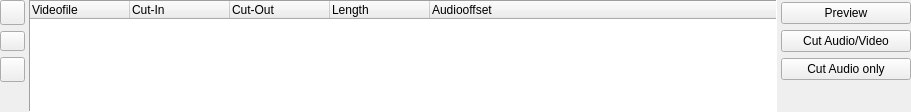
<ui version="4.0" >
 <author></author>
 <comment></comment>
 <exportmacro></exportmacro>
 <class>TTCutListWidget</class>
 <widget class="QWidget" name="TTCutListWidget" >
  <property name="geometry" >
   <rect>
    <x>0</x>
    <y>0</y>
    <width>911</width>
    <height>112</height>
   </rect>
  </property>
  <property name="minimumSize" >
   <size>
    <width>16</width>
    <height>104</height>
   </size>
  </property>
  <property name="windowTitle" >
   <string>Form</string>
  </property>
  <layout class="QGridLayout" >
   <property name="margin" >
    <number>0</number>
   </property>
   <property name="spacing" >
    <number>4</number>
   </property>
   <item rowspan="2" row="0" column="1" >
    <widget class="QTreeWidget" name="videoCutList" >
     <property name="minimumSize" >
      <size>
       <width>25</width>
       <height>20</height>
      </size>
     </property>
     <property name="mouseTracking" >
      <bool>false</bool>
     </property>
     <property name="focusPolicy" >
      <enum>Qt::ClickFocus</enum>
     </property>
     <property name="contextMenuPolicy" >
      <enum>Qt::CustomContextMenu</enum>
     </property>
     <property name="frameShape" >
      <enum>QFrame::Panel</enum>
     </property>
     <property name="rootIsDecorated" >
      <bool>false</bool>
     </property>
     <column>
      <property name="text" >
       <string>Videofile</string>
      </property>
     </column>
     <column>
      <property name="text" >
       <string>Cut-In</string>
      </property>
     </column>
     <column>
      <property name="text" >
       <string>Cut-Out</string>
      </property>
     </column>
     <column>
      <property name="text" >
       <string>Length</string>
      </property>
     </column>
     <column>
      <property name="text" >
       <string>Audiooffset</string>
      </property>
     </column>
    </widget>
   </item>
   <item row="0" column="2" >
    <layout class="QVBoxLayout" >
     <property name="margin" >
      <number>0</number>
     </property>
     <property name="spacing" >
      <number>4</number>
     </property>
     <item>
      <widget class="QPushButton" name="pbPreview" >
       <property name="minimumSize" >
        <size>
         <width>130</width>
         <height>0</height>
        </size>
       </property>
       <property name="text" >
        <string>Preview</string>
       </property>
       <property name="icon" >
        <iconset resource="cutlistwidget.qrc" >:/pixmaps/pixmaps/preview_18.xpm</iconset>
       </property>
      </widget>
     </item>
     <item>
      <widget class="QPushButton" name="pbCutAudioVideo" >
       <property name="minimumSize" >
        <size>
         <width>130</width>
         <height>0</height>
        </size>
       </property>
       <property name="text" >
        <string>Cut Audio/Video</string>
       </property>
       <property name="icon" >
        <iconset resource="cutlistwidget.qrc" >:/pixmaps/pixmaps/cutav_18.xpm</iconset>
       </property>
      </widget>
     </item>
     <item>
      <widget class="QPushButton" name="pbCutAudio" >
       <property name="minimumSize" >
        <size>
         <width>130</width>
         <height>0</height>
        </size>
       </property>
       <property name="text" >
        <string>Cut Audio only</string>
       </property>
       <property name="icon" >
        <iconset resource="cutlistwidget.qrc" >:/pixmaps/pixmaps/cutaudio_18.xpm</iconset>
       </property>
      </widget>
     </item>
    </layout>
   </item>
   <item row="0" column="0" >
    <layout class="QVBoxLayout" >
     <property name="margin" >
      <number>0</number>
     </property>
     <property name="spacing" >
      <number>6</number>
     </property>
     <item>
      <widget class="QPushButton" name="pbEntryUp" >
       <property name="sizePolicy" >
        <sizepolicy>
         <hsizetype>0</hsizetype>
         <vsizetype>0</vsizetype>
         <horstretch>0</horstretch>
         <verstretch>0</verstretch>
        </sizepolicy>
       </property>
       <property name="minimumSize" >
        <size>
         <width>25</width>
         <height>25</height>
        </size>
       </property>
       <property name="maximumSize" >
        <size>
         <width>25</width>
         <height>25</height>
        </size>
       </property>
       <property name="text" >
        <string/>
       </property>
       <property name="icon" >
        <iconset resource="cutlistwidget.qrc" >:/pixmaps/pixmaps/uparrow_18.xpm</iconset>
       </property>
      </widget>
     </item>
     <item>
      <widget class="QPushButton" name="pbEntryDelete" >
       <property name="sizePolicy" >
        <sizepolicy>
         <hsizetype>0</hsizetype>
         <vsizetype>0</vsizetype>
         <horstretch>0</horstretch>
         <verstretch>0</verstretch>
        </sizepolicy>
       </property>
       <property name="minimumSize" >
        <size>
         <width>25</width>
         <height>20</height>
        </size>
       </property>
       <property name="maximumSize" >
        <size>
         <width>25</width>
         <height>25</height>
        </size>
       </property>
       <property name="text" >
        <string/>
       </property>
       <property name="icon" >
        <iconset resource="cutlistwidget.qrc" >:/pixmaps/pixmaps/cancel_18.xpm</iconset>
       </property>
      </widget>
     </item>
     <item>
      <widget class="QPushButton" name="pbEntryDown" >
       <property name="sizePolicy" >
        <sizepolicy>
         <hsizetype>0</hsizetype>
         <vsizetype>0</vsizetype>
         <horstretch>0</horstretch>
         <verstretch>0</verstretch>
        </sizepolicy>
       </property>
       <property name="minimumSize" >
        <size>
         <width>25</width>
         <height>25</height>
        </size>
       </property>
       <property name="maximumSize" >
        <size>
         <width>25</width>
         <height>25</height>
        </size>
       </property>
       <property name="text" >
        <string/>
       </property>
       <property name="icon" >
        <iconset resource="cutlistwidget.qrc" >:/pixmaps/pixmaps/downarrow_18.xpm</iconset>
       </property>
      </widget>
     </item>
    </layout>
   </item>
   <item row="1" column="0" >
    <spacer>
     <property name="orientation" >
      <enum>Qt::Vertical</enum>
     </property>
     <property name="sizeHint" >
      <size>
       <width>20</width>
       <height>40</height>
      </size>
     </property>
    </spacer>
   </item>
   <item row="1" column="2" >
    <spacer>
     <property name="orientation" >
      <enum>Qt::Vertical</enum>
     </property>
     <property name="sizeHint" >
      <size>
       <width>20</width>
       <height>81</height>
      </size>
     </property>
    </spacer>
   </item>
  </layout>
 </widget>
 <pixmapfunction></pixmapfunction>
 <resources>
  <include location="cutlistwidget.qrc" />
 </resources>
 <connections/>
</ui>
